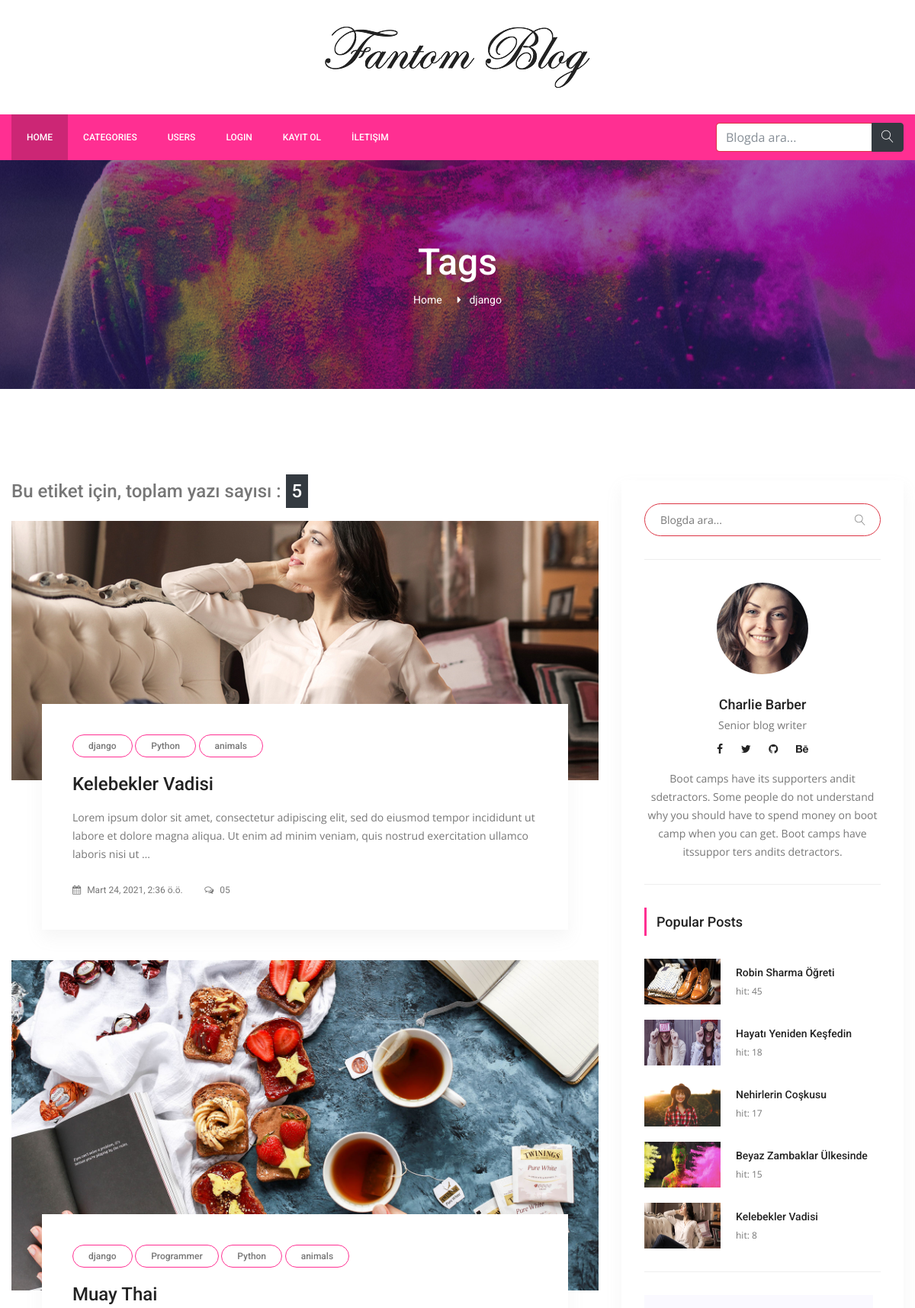
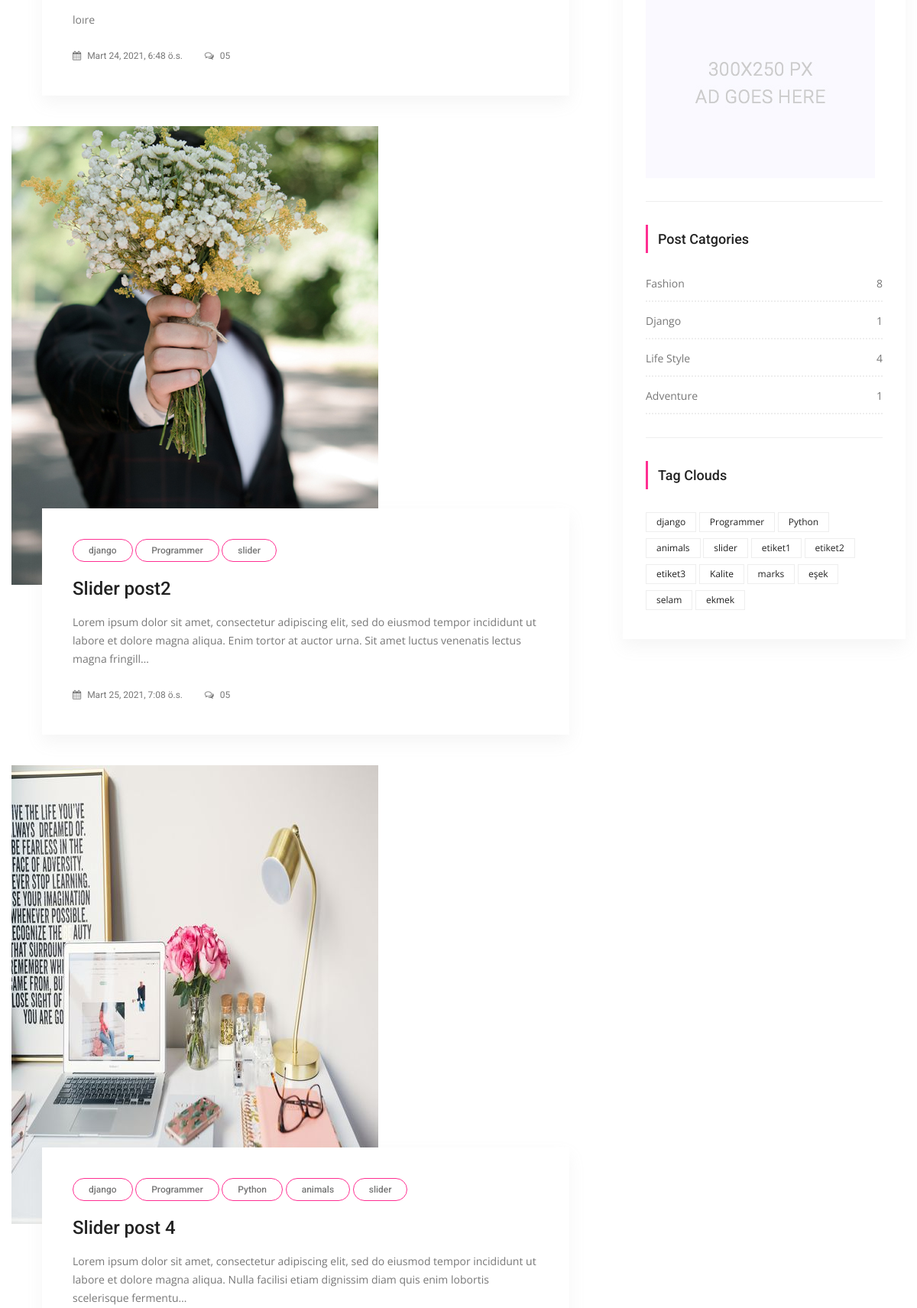
The app's page /tag/django (upper part) with its own data (2 pictures, top to bottom).
### posts/models.py (models this page shows, shortened)
class Tag(models.Model):
    title = models.CharField(max_length = 50)
    slug = models.SlugField(editable = False )
    def __str__(self):
        return self.title
    def post_count(self):
        return self.posts.all().count() #posts -> related_name='posts' olan...

class Post(models.Model):
    title = models.CharField(max_length=150)
    content = models.TextField()
    publishing_date = models.DateTimeField(auto_now_add=True)
    image = models.ImageField(null=True,blank=True, upload_to='resimler/',default="resimler/sean-o-KMn4VEeEPR8-unsplash.jpg")
    user = models.ForeignKey(settings.AUTH_USER_MODEL, on_delete=models.CASCADE, default=1)#ForeignKey -> 1'e çok yani, 1 kullanıcı bir sürü yazı ekleyebilir ilişkisi
    slug = models.SlugField(default="slug", editable=False)
    category = models.ForeignKey(Category,on_delete=models.CASCADE, default=1, related_name="posts")#1 Category'nin ->BİR SÜRÜ POSTU OLABİLİR , category -> one, Post Many
    tag = models.ManyToManyField(Tag,related_name="posts", blank=True)
    slider_post = models.BooleanField(default=False)
    hit=models.PositiveIntegerField(default=0)
    class Meta:
        ordering = ['-id']

class Category(models.Model):
    title = models.CharField(max_length=250)
    slug = models.SlugField(editable=False)
    def post_count(self):
        return self.posts.all().count() #posts -> related_name="posts" dan geliyor..

### posts/views.py (the view)
# urls.py: path('tag/<slug:slug>',TagDetail.as_view(), name='tag_detail'),
class TagDetail(ListView):
    model = Post
    template_name='tags/tag_detail.html'
    context_object_name='posts'
    paginate_by = 5
    def get_queryset(self):
        self.tag = get_object_or_404(Tag, slug=self.kwargs['slug'])
        return Post.objects.filter(tag = self.tag).order_by('id')
    def get_context_data(self,**kwargs):
        context = super(TagDetail,self).get_context_data(**kwargs)
        self.tag = get_object_or_404(Tag, slug=self.kwargs['slug'])
        context['tag'] = self.tag
        return context

### posts/templatetags/custom_tags.py (called while the page is built)
@register.simple_tag(name="categories")
def all_categories():
    return Category.objects.all()

@register.simple_tag(name="tags")
def all_tags():
    return Tag.objects.all()

@register.simple_tag(name="hit_posts")
def hit_posts():
    return Post.objects.order_by('-hit')[:5] # 5 tane post gösterir.

### templates/tags/tag_detail.html (shortened to what this page needs)
{% extends 'base.html' %}
{% load static %}
    {% block content %}
        <section class="banner_area">
            <div class="banner_inner d-flex align-items-center">
            	<div class="overlay bg-parallax" data-stellar-ratio="0.9" data-stellar-vertical-offset="0" data-background=""></div>
				<div class="container">
					<div class="banner_content text-center">
						<h2>Tags</h2>
						<div class="page_link">
							<a href="{% url 'index' %}">Home</a>
                            <a href="#">{{ tag.title }}</a>
						</div>
					</div>
				</div>
            </div>
        </section>
        <section class="blog_area p_120">
            <div class="container">
                <div class="row">
                    <div class="col-lg-8">
                        <h3 class="mb-4">Bu etiket için, toplam yazı sayısı :
                           <span class="bg-dark text-white p-2">{{ tag.post_count }} </span>
                        </h3>
                        <div class="blog_left_sidebar">
                        {% for post in posts %}
                            <article class="blog_style1">
                            	<div class="blog_img">
                            		<img class="img-fluid" src="{{ post.image.url }}" alt="">
                            	</div>
                            	<div class="blog_text">
									<div class="blog_text_inner">
                                        {% for tag in post.tag.all %}
										<a class="cat" href="{% url 'tag_detail' tag.slug %}">{{ tag.title }}</a>
                                        {% endfor %}
										<a href="{% url 'detail' pk=post.id slug=post.slug %}"><h4>{{ post.title }}</h4></a>
										<p>{{ post.content | safe | truncatechars_html:200 }}</p>
										<div class="date">
											<a href="#"><i class="fa fa-calendar" aria-hidden="true"></i> {{ post.publishing_date }}</a>
											<a href="#"><i class="fa fa-comments-o" aria-hidden="true"></i> 05</a>
										</div>
									</div>
                            	</div>
                            </article>
                        {% endfor %}
                        </div>
                    </div>
                    {% include 'right_side.html' %}
                </div>
            </div>
        </section>
   {% endblock %}

### templates/right_side.html
{% load static %}
{% load custom_tags %}
  <div class="col-lg-4">
            <div class="blog_right_sidebar">
                <aside class="single_sidebar_widget search_widget">
                    <form action="{% url 'search' %}" method="get">
                    <div class="input-group ">
                            <input type="text" class="form-control border-danger" placeholder="Blogda ara..." name="q">
                            <span class="input-group-btn">
                                <button class="btn btn-default" type="button"><i class="lnr lnr-magnifier"></i></button>
                            </span>
                    </div> </form>
                    <div class="br"></div>
                </aside>
                <aside class="single_sidebar_widget author_widget">
                    <img class="author_img rounded-circle" src="{% static "img/blog/author.png" %}" alt="">
                    <h4>Charlie Barber</h4>
                    <p>Senior blog writer</p>
                    <div class="social_icon">
                        <a href="#"><i class="fa fa-facebook"></i></a>
                        <a href="#"><i class="fa fa-twitter"></i></a>
                        <a href="#"><i class="fa fa-github"></i></a>
                        <a href="#"><i class="fa fa-behance"></i></a>
                    </div>
                    <p>Boot camps have its supporters andit sdetractors. Some people do not understand why you should have to spend money on boot camp when you can get. Boot camps have itssuppor ters andits detractors.</p>
                    <div class="br"></div>
                </aside>
                <aside class="single_sidebar_widget popular_post_widget">
                    <h3 class="widget_title">Popular Posts</h3>
                    {% hit_posts as posts %}
                    {% for post in posts %}
                        <div class="media post_item">
                        <img src="{{ post.image.url }}" alt="post" style="width:100px;height:60px;">
                        <div class="media-body">
                            <a href="{% url 'detail'  post.id post.slug %}"><h3>{{ post.title }}</h3></a>
                            <p>hit: {{ post.hit }}</p>
                        </div>
                    </div>
                    {% endfor %}
                    <div class="br"></div>
                </aside>
                <aside class="single_sidebar_widget">
                    <a href="#"><img class="img-fluid" src="{% static "img/blog/add.jpg" %}" alt=""></a>
                    <div class="br"></div>
                </aside>
                <aside class="single_sidebar_widget post_category_widget">
                    <h4 class="widget_title">Post Catgories</h4>
                    <ul class="list cat-list">
                       {% categories as categories %}
                        {% for category in categories %}
                        <li>
                            <a href="{% url 'category_detail' pk=category.id slug=category.slug %}" class="d-flex justify-content-between">
                                <p>{{ category.title }}</p>
                                <p>{{ category.post_count }}</p>
                            </a>
                        </li>
                        {% endfor %}
                    </ul>
                    <div class="br"></div>
                </aside>
                <aside class="single-sidebar-widget tag_cloud_widget">
                    <h4 class="widget_title">Tag Clouds</h4>
                    <ul class="list">
                        {% tags as etiketler %}
                        {% for etiket in etiketler %}
                        <li><a href="{% url 'tag_detail' etiket.slug %}">{{ etiket }}</a></li>
                        {% endfor %}
                    </ul>
                </aside>
            </div>
        </div>

### records on screen
Tag: title "django", post_count "5"
Post: image (picture), title "Kelebekler Vadisi", content "Lorem ipsum dolor sit amet, consectetur adipiscing elit, sed do eiusmod tempor incididunt ut labore et dolore magna aliqua. Ut enim ad minim veniam, quis nostrud exercitation ullamco laboris nisi ut …", publishing_date "Mart 24, 2021, 2:36 ö.ö.", hit "8"
Tag: title "Python"
Tag: title "animals"
Post: image (picture), title "Muay Thai", content "loıre", publishing_date "Mart 24, 2021, 6:48 ö.s."
Tag: title "Programmer"
Post: image (picture), title "Slider post2", content "Lorem ipsum dolor sit amet, consectetur adipiscing elit, sed do eiusmod tempor incididunt ut labore et dolore magna aliqua. Enim tortor at auctor urna. Sit amet luctus venenatis lectus magna fringill…", publishing_date "Mart 25, 2021, 7:08 ö.s."
Tag: title "slider"
Post: image (picture), title "Slider post 4", content "Lorem ipsum dolor sit amet, consectetur adipiscing elit, sed do eiusmod tempor incididunt ut labore et dolore magna aliqua. Nulla facilisi etiam dignissim diam quis enim lobortis scelerisque fermentu…"
Post: image (picture), title "Robin Sharma Öğreti", hit "45"
Post: image (picture), title "Hayatı Yeniden Keşfedin", hit "18"
Post: image (picture), title "Nehirlerin Coşkusu", hit "17"
Post: image (picture), title "Beyaz Zambaklar Ülkesinde", hit "15"
Category: title "Fashion", post_count "8"
Category: title "Django", post_count "1"
Category: title "Life Style", post_count "4"
Category: title "Adventure", post_count "1"
Tag: title "etiket1"
Tag: title "etiket2"
Tag: title "etiket3"
Tag: title "Kalite"
Tag: title "marks"
Tag: title "eşek"
Tag: title "selam"
Tag: title "ekmek"
